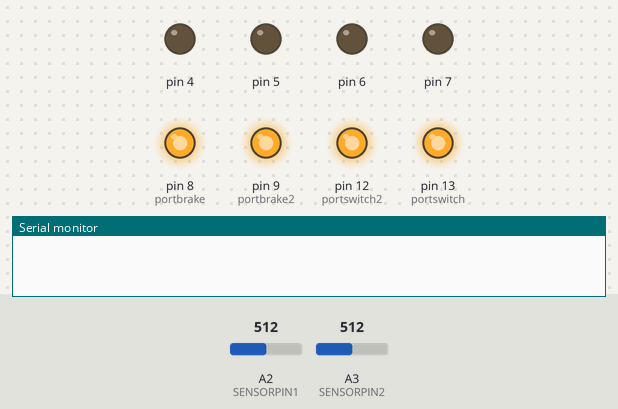
Bench run of a sketch on a simulated Arduino Uno, built with avr-gcc and run on an emulated ATmega328P. Parts: output pins drawn as LEDs (lit = HIGH), the last lines printed to the serial monitor. The inputs (shaded band) are chosen by the test bench; at power-on: A2 (SENSORPIN1) = 512, A3 (SENSORPIN2) = 512. Pins used as bus, display or sensor lines are not drawn.

Above: at 3.2 s.
3.3 s: A2 (SENSORPIN1) set to 716
At 4.1 s:
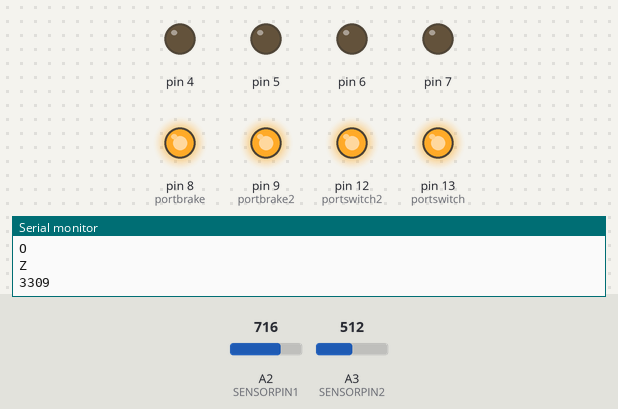
4.8 s: A3 (SENSORPIN2) set to 716
At 5.2 s:
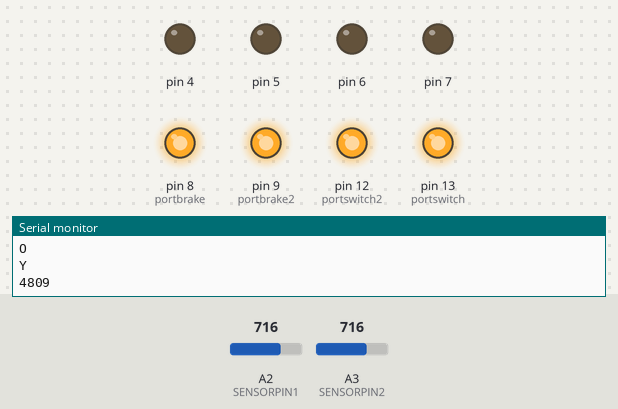
Timing chart, 0 to 7.8 s (numbered marks = the images above; inputs shaded):
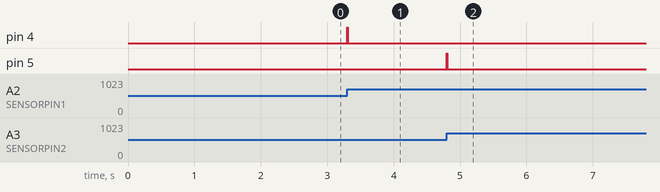

Measured:
- after the input at 3.3 s, pin 4: LOW → HIGH at once, → LOW 0.01 s later
- after the input at 4.8 s, pin 5: LOW → HIGH at once, → LOW 0.01 s later

The sketch:

uva_arduino_lickdetector3_junctionTTL.ino
```cpp
#include "QuickStats.h" // quickstats is used for computing quick statistics
// Arduino script for an arduino-based dual lick detector that works with piezosensors
// MOL 2017: Made script
// Left = 1, Right = 2;

QuickStats stats; // Instance of the QuickStats library

//Variables for the sensorvalues:
const int   SENSORPIN1 = A2; // Sensor input left
const int   SENSORPIN2 = A3; // Sensor input right
float       sensorValue1; // value at sensor 1
float       sensorValue2; // value at sensor 2
float       thres = 0.5; // threshold for sensor lick detection (in Volts)
boolean     bSuccRight = 1;
boolean     bSuccLeft = 1;
unsigned long lastlick = 0;

// Variables for the baseline
float       baseline1[40]; // vector containing baseline values for sensor 1
float       baseline2[40]; // vector containing baseline values for sensor 2
int         baselineSamplePeriod = 50; // sampling period for baseline in ms
float       medBase1 = 0; // median of baseline sensor 1
float       medBase2 = 0; // median of baseline sensor 2

//Variables for the valves
int         portswitch  = 13; // switch sides pin for reward ports
int         portbrake   = 8; // brake pin for reward ports
int         portpower   = 11; // on off pin for reward ports
int         portswitch2   = 12; // brake pin for reward ports
int         portbrake2   = 9; // brake pin for reward ports
int         rewardTime1 = 200; // Initialize value reward time for port 1 i.e. right side
int         rewardTime2 = 200; // Initialize value reward time for port 2 i.e. left side
unsigned long tvalveopen = 0; // time of opening valve

//Variables for communication:
unsigned long baudrate = 115200; // baudrate, should be the same as reader (i.e. matlab)
char        Ctrl = 'A'; // Var for storing serial connection character
int         ttl_dur = 10; //Duration of a TTL pulse in ms

//Neuralynx TTL table (Bits 4-7 are used:)
#define TTL_leftLick      B00010000
#define TTL_rightLick     B00100000
#define TTL_leftReward    B00110000
#define TTL_rightReward   B01000000

//Other available codes:
//B01010000
//B01100000
//B10000000
//B10010000
//B10100000


void setup()
{
  Serial.begin(baudrate);

  //establish correct valve output settings:
  pinMode(portswitch2, OUTPUT); //CH A -- HIGH = forwards and LOW = backwards???
  pinMode(portswitch, OUTPUT); //CH B -- HIGH = forwards and LOW = backwards???
  //establish motor brake pins
  pinMode(portbrake2, OUTPUT); //brake (disable) CH A
  pinMode(portbrake, OUTPUT); //brake (disable) CH B
  digitalWrite(portbrake2, HIGH);  //DISABLE CH A
  digitalWrite(portbrake, HIGH); // DISABLE CH B
  digitalWrite(portswitch2, HIGH);   //Sets direction of CH A (HIGH is positive)
  digitalWrite(portswitch, HIGH);   //Sets direction of CH B (HIGH is positive)
  analogWrite(portpower, 255);   //Turns on power for driving the ports

  analogReference(DEFAULT);

  //Initialize ouput port to communicate with Neuralynx/devices (digital)
  DDRD = DDRD | B11110000; //Set port D pins 4-7 as output (0/1 not usable, 3 PWM A for motor, so uses 4-7)
  PORTD = B00000000; //Set port D to 0

  // Determine baseline:
  for (int i = 0; i < 40; i++) {
    analogRead(SENSORPIN1);
    baseline1[i] = analogRead(SENSORPIN1) / 1024.0 * 5.0;
    analogRead(SENSORPIN2);
    baseline2[i] = analogRead(SENSORPIN2) / 1024.0 * 5.0;
    delay(baselineSamplePeriod);
  }

  // Get the median of the baseline
  medBase1 = stats.median(baseline1, 40);
  medBase2 = stats.median(baseline2, 40);

}

// This is the actual loop that the arduino continuously runs through
void loop()
{
  checkSensors();

} // end loop

// Additional functions:

// serialEvent is run every loop whenever there is input from the serial connection
// If this is the case, check the serial connection
void serialEvent()
{
  checkSerial();
}

// Check the serial connection for commands
void checkSerial() {
  if (Serial.find("I")) {
    delay(1);
    // Read in the serial message
    Ctrl = Serial.read();
    switch ( Ctrl ) {
      case 'P':
        Ctrl = Serial.read();
        // If right side reward is requested open valve 1
        Serial.println('D'); // send a 'D' to say it worked
        if (Ctrl == 'L') {
          rewardTime1 = Serial.parseInt();
          openOne(1);
        }
        // If left side reward is requested open valve 2
        else if (Ctrl == 'R') {
          rewardTime2 = Serial.parseInt();
          openTwo(1);
        }
        break;

      // Set the threshold for lick detection to value
      case 'F':
        thres = Serial.parseInt();
        thres = thres / 1000;
        thres = thres;
        Serial.println('D');
        break;
      // Send current runtime over serial port
      case 'C':
        Serial.println('R');
        Serial.println(millis());
        break;
      default:
        ;
    }
  }
}

// Check the sensors for having crossed the threshold
void checkSensors() {
  analogRead(SENSORPIN1);
  sensorValue1 = (analogRead(SENSORPIN1) / 1024.0 * 5.0) - medBase1;
  sensorValue1 = abs(sensorValue1);
  analogRead(SENSORPIN2);
  sensorValue2 = (analogRead(SENSORPIN2) / 1024.0 * 5.0) - medBase2;
  sensorValue2 = abs(sensorValue2);

  ///Optional part to plot:
//  Serial.print(sensorValue1); // Print the voltage.
//  Serial.print(",");          //seperator
//  Serial.print(sensorValue2); // Print the voltage.
//  Serial.print(",");          //seperator
//  Serial.println(thres);      // Print the threshold.
//  Serial.print(",");          //seperator

  // Check if sensor 1 crossed threshold
  if (sensorValue1 > thres) {
    if (bSuccRight) {
      cheetahTTL(TTL_leftLick);
      bSuccRight = false;
      lastlick = millis();
      printLeft();
//      openOne(1);
    }
  }
  else { //reset again if value goes below threshold
    bSuccRight = true;
  }

  // Check if sensor 2 crossed threshold
  if (sensorValue2 > thres) {
    if (bSuccLeft) {
      cheetahTTL(TTL_rightLick);
      bSuccLeft = false;
      lastlick = millis();
      printRight();
//      openTwo(1);
    }
  }
  else { //reset again if value goes below threshold
    bSuccLeft = true;
  }
}

// Open the left valve:
void openOne(int half) { //Left
  tvalveopen = millis();
  cheetahTTL(TTL_leftReward);
  digitalWrite(portswitch, LOW);    //Sets direction of CH B (HIGH is right, LOW is left)
  digitalWrite(portbrake, LOW);     //Allows 24V over motor=valve
  //  delay(rewardTime1);
  while (millis() - tvalveopen < rewardTime1) {
    checkSensors();
  }
  digitalWrite(portbrake, HIGH);    //Allows 24V over motor=valve
}

// Open the right valve:
void openTwo(int half) { //Right
  tvalveopen = millis();
  cheetahTTL(TTL_rightReward);
  digitalWrite(portswitch, HIGH);   //Sets direction of CH B (HIGH is right)
  digitalWrite(portbrake, LOW);     //Allows 24V over motor=valve
  //  delay(rewardTime2);
  while (millis() - tvalveopen < rewardTime2) {
    checkSensors();
  }
  digitalWrite(portbrake, HIGH);    //Allows 24V over motor=valve
}

// Print occurence of RIGHT lick to Serial Port
void printRight() {
  Serial.println('O');
  Serial.println("Y");
  Serial.println(lastlick);
}

// Print occurence of LEFT lick to Serial Port
void printLeft() {
  Serial.println('O');
  Serial.println("Z");
  Serial.println(lastlick);
}

void cheetahTTL(byte ttl_code) {
  PORTD = ttl_code;
  delay(ttl_dur);
  PORTD = B00000000;
}
```

QuickStats.cpp
```cpp
/* QuickStats.cpp - Library for quick descriptive statistics of an array samples[] of size m
 *  Created by David Dubins, January 10th, 2016.
 *  Released into the public domain.
 *  Requires Arduino 1.6.6 or greater.
 *  http://pb435.pbworks/com
 */

#include "Arduino.h"
#include "QuickStats.h"
#include <math.h>

QuickStats::QuickStats(){/*nothing to construct*/}
QuickStats::~QuickStats(){/*nothing to destruct*/}

float QuickStats::average(float samples[],int m)
{
  float total1=0.0;
  for(int i=0;i<m;i++){
    total1=total1+samples[i];
  }
  return total1/(float)m;
}

float QuickStats::g_average(float samples[],int m)
{
  float total1=0.0;
  for(int i=0;i<m;i++){
    total1=total1+log(samples[i]);
  }
  return exp(total1/(float)m);
}

float QuickStats::minimum(float samples[],int m)
{
  float sorted[m];   //Define and initialize sorted array
  for(int i=0;i<m;i++){
    sorted[i]=samples[i];
  }
  bubbleSort(sorted,m);  // Sort the values
  return(sorted[0]); // first element is the minimum
}

float QuickStats::maximum(float samples[],int m)
{
  float sorted[m];   //Define and initialize sorted array
  for(int i=0;i<m;i++){
    sorted[i]=samples[i];
  }
  bubbleSort(sorted,m);  // Sort the values
  return(sorted[m-1]);   // last element is the maximum
}

float QuickStats::stdev(float samples[],int m)
{
  float avg=0.0;
  float total2=0.0;
  avg=average(samples,m);
  for(int i=0;i<m;i++){
    total2 = total2 + pow(samples[i] - avg,2);
  }
  return sqrt(total2/((float)m-1.0));
}

float QuickStats::stderror(float samples[],int m) {
  float temp1=0.0;
  temp1=stdev(samples,m);
  return (temp1/sqrt((float)m));
}

float QuickStats::CV(float samples[],int m)  //Coefficient of variation (%RSD, or relative stdev)
{
  float avg=0.0;
  float sd=0.0;
  avg=average(samples,m);
  sd=stdev(samples,m);
  return 100.0*sd/avg;
}

void QuickStats::bubbleSort(float A[],int len) {
  unsigned long newn;
  unsigned long n=len;
  float temp=0.0;
  do {
    newn=1;
    for(int p=1;p<len;p++){
      if(A[p-1]>A[p]){
        temp=A[p];           //swap places in array
        A[p]=A[p-1];
        A[p-1]=temp;
        newn=p;
      } //end if
    } //end for
    n=newn;
  } while(n>1);
}

float QuickStats::fabs(float sample) // calculate absolute value
{
  if(sample<0.f){
    return -sample;
  }else{
    return sample;
  }
}

float QuickStats::median(float samples[],int m) //calculate the median
{
  //First bubble sort the values: https://en.wikipedia.org/wiki/Bubble_sort
  float sorted[m];   //Define and initialize sorted array.
  float temp=0.0;      //Temporary float for swapping elements
  /*Serial.println("Before:");
  for(int j=0;j<m;j++){
    Serial.println(samples[j]);
  }*/
  for(int i=0;i<m;i++){
    sorted[i]=samples[i];
  }
  bubbleSort(sorted,m);  // Sort the values
  /*Serial.println("After:");
  for(int i=0;i<m;i++){
    Serial.println(sorted[i]);
  }*/
  if (bitRead(m,0)==1) {  //If the last bit of a number is 1, it's odd. This is equivalent to "TRUE". Also use if m%2!=0.
    return sorted[m/2]; //If the number of data points is odd, return middle number.
  } else {
    return (sorted[(m/2)-1]+sorted[m/2])/2; //If the number of data points is even, return avg of the middle two numbers.
  }
}

float QuickStats::mode(float samples[],int m,float epsilon) //calculate the mode.
//epsilon is the tolerance for two measurements to be equivalent.
{
  //First bubble sort the values: https://en.wikipedia.org/wiki/Bubble_sort
  float sorted[m];   //Temporary array to sort values.
  float temp=0;      //Temporary float for swapping elements
  float unique[m];   //Temporary array to store unique values
  int uniquect[m]; //Temporary array to store unique counts
  /*Serial.println("Before:");
  for(int i=0;i<m;i++){
    Serial.println(samples[i]);
  }*/
  for(int i=0;i<m;i++){
    sorted[i]=samples[i];
  }
  bubbleSort(sorted,m);  // Sort the values
  /*Serial.println("Sorted:");
  for(int i=0;i<m;i++){
    Serial.println(sorted[i]);
  }*/
  // Now count the number of times each unique number appears in the sorted array.
  unique[0]=sorted[0];
  uniquect[0]=1;
  int p=0; // counter for # unique numbers
  int maxp=0;
  int maxidx=0;
  for(int i=1;i<m;i++){
    if(fabs(sorted[i]-sorted[i-1])<epsilon){
      uniquect[p]++;  //if same number again, add to count
      if(uniquect[p]>maxp){
        maxp=uniquect[p];
        maxidx=p;
      }
    } else {
      p++;
      unique[p]=sorted[i];
      uniquect[p]=1;
    }
  }
  /*for(int i=0;i<p+1;i++){
    Serial.println("Num: " + (String)unique[i] +"   Count: " + (String)uniquect[i]);
  }*/
  if (maxp>1) {
    return unique[maxidx]; //If there is more than one mode, return the lowest one.
  } else {
    return 0.0; //If there is no mode, return a zero.
  }
}
```

QuickStats.h
```cpp
/*  QuickStats.h - Library for quick descriptive statistics of an array samples[] of size m,
 *  assuming a normal distribution.
 *  Created by David Dubins, January 10th, 2016.
 *  Released into the public domain.
 */

#ifndef QuickStats_h
#define QuickStats_h

#include <Arduino.h>

class QuickStats {
  public:
    QuickStats();
    ~QuickStats();
    float average(float samples[],int m);
    float g_average(float samples[],int m);
    float minimum(float samples[],int m);
    float maximum(float samples[],int m);
    float stdev(float samples[],int m);
    float stderror(float samples[],int m);
    float CV(float samples[],int m);
    void bubbleSort(float A[],int len);
    float fabs(float sample);
    float median(float samples[],int m);
    float mode(float samples[],int m,float epsilon);
};

#endif
```
